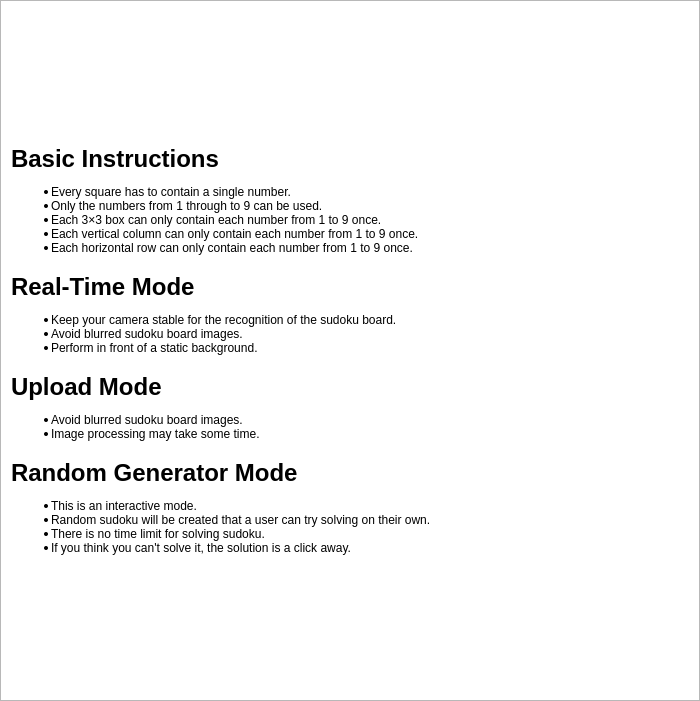
<?xml version="1.0" encoding="UTF-8"?>
<ui version="4.0">
 <class>Instructions</class>
 <widget class="QWidget" name="Instructions">
  <property name="geometry">
   <rect>
    <x>0</x>
    <y>0</y>
    <width>700</width>
    <height>701</height>
   </rect>
  </property>
  <property name="minimumSize">
   <size>
    <width>700</width>
    <height>700</height>
   </size>
  </property>
  <property name="windowTitle">
   <string>Instructions</string>
  </property>
  <layout class="QGridLayout" name="main_layout">
   <property name="leftMargin">
    <number>0</number>
   </property>
   <property name="topMargin">
    <number>0</number>
   </property>
   <property name="rightMargin">
    <number>0</number>
   </property>
   <property name="bottomMargin">
    <number>0</number>
   </property>
   <property name="spacing">
    <number>0</number>
   </property>
   <item row="0" column="0">
    <widget class="QScrollArea" name="scrollArea">
     <property name="widgetResizable">
      <bool>true</bool>
     </property>
     <widget class="QWidget" name="scrollAreaWidgetContents">
      <property name="geometry">
       <rect>
        <x>0</x>
        <y>0</y>
        <width>677</width>
        <height>746</height>
       </rect>
      </property>
      <property name="styleSheet">
       <string notr="true">background-color: rgb(255, 255, 255);
font: 12pt &quot;OCR A Extended&quot;;</string>
      </property>
      <layout class="QGridLayout" name="text_layout">
       <property name="leftMargin">
        <number>10</number>
       </property>
       <property name="topMargin">
        <number>10</number>
       </property>
       <property name="rightMargin">
        <number>10</number>
       </property>
       <property name="bottomMargin">
        <number>10</number>
       </property>
       <property name="spacing">
        <number>5</number>
       </property>
       <item row="0" column="0">
        <widget class="QLabel" name="text">
         <property name="text">
          <string>&lt;html&gt;&lt;head/&gt;&lt;body&gt;&lt;h1 style=&quot; margin-top:18px; margin-bottom:12px; margin-left:0px; margin-right:0px; -qt-block-indent:0; text-indent:0px;&quot;&gt;&lt;span style=&quot; font-size:xx-large; font-weight:600;&quot;&gt;Basic Instructions&lt;/span&gt;&lt;/h1&gt;&lt;ul style=&quot;margin-top: 0px; margin-bottom: 0px; margin-left: 0px; margin-right: 0px; -qt-list-indent: 1;&quot;&gt;&lt;li style=&quot; margin-top:12px; margin-bottom:0px; margin-left:0px; margin-right:0px; -qt-block-indent:0; text-indent:0px;&quot;&gt;Every square has to contain a single number.&lt;/li&gt;&lt;li style=&quot; margin-top:0px; margin-bottom:0px; margin-left:0px; margin-right:0px; -qt-block-indent:0; text-indent:0px;&quot;&gt;Only the numbers from 1 through to 9 can be used.&lt;/li&gt;&lt;li style=&quot; margin-top:0px; margin-bottom:0px; margin-left:0px; margin-right:0px; -qt-block-indent:0; text-indent:0px;&quot;&gt;Each 3×3 box can only contain each number from 1 to 9 once.&lt;/li&gt;&lt;li style=&quot; margin-top:0px; margin-bottom:0px; margin-left:0px; margin-right:0px; -qt-block-indent:0; text-indent:0px;&quot;&gt;Each vertical column can only contain each number from 1 to 9 once.&lt;/li&gt;&lt;li style=&quot; margin-top:0px; margin-bottom:12px; margin-left:0px; margin-right:0px; -qt-block-indent:0; text-indent:0px;&quot;&gt;Each horizontal row can only contain each number from 1 to 9 once.&lt;/li&gt;&lt;/ul&gt;&lt;h1 style=&quot; margin-top:18px; margin-bottom:12px; margin-left:0px; margin-right:0px; -qt-block-indent:0; text-indent:0px;&quot;&gt;&lt;span style=&quot; font-size:xx-large; font-weight:600;&quot;&gt;Real-Time Mode&lt;/span&gt;&lt;/h1&gt;&lt;ul style=&quot;margin-top: 0px; margin-bottom: 0px; margin-left: 0px; margin-right: 0px; -qt-list-indent: 1;&quot;&gt;&lt;li style=&quot; margin-top:12px; margin-bottom:0px; margin-left:0px; margin-right:0px; -qt-block-indent:0; text-indent:0px;&quot;&gt;Keep your camera stable for the recognition of the sudoku board.&lt;/li&gt;&lt;li style=&quot; margin-top:0px; margin-bottom:0px; margin-left:0px; margin-right:0px; -qt-block-indent:0; text-indent:0px;&quot;&gt;Avoid blurred sudoku board images.&lt;/li&gt;&lt;li style=&quot; margin-top:0px; margin-bottom:12px; margin-left:0px; margin-right:0px; -qt-block-indent:0; text-indent:0px;&quot;&gt;Perform in front of a static background.&lt;/li&gt;&lt;/ul&gt;&lt;h1 style=&quot; margin-top:18px; margin-bottom:12px; margin-left:0px; margin-right:0px; -qt-block-indent:0; text-indent:0px;&quot;&gt;&lt;span style=&quot; font-size:xx-large; font-weight:600;&quot;&gt;Upload Mode&lt;/span&gt;&lt;/h1&gt;&lt;ul style=&quot;margin-top: 0px; margin-bottom: 0px; margin-left: 0px; margin-right: 0px; -qt-list-indent: 1;&quot;&gt;&lt;li style=&quot; margin-top:12px; margin-bottom:0px; margin-left:0px; margin-right:0px; -qt-block-indent:0; text-indent:0px;&quot;&gt;Avoid blurred sudoku board images.&lt;/li&gt;&lt;li style=&quot; margin-top:0px; margin-bottom:12px; margin-left:0px; margin-right:0px; -qt-block-indent:0; text-indent:0px;&quot;&gt;Image processing may take some time.&lt;/li&gt;&lt;/ul&gt;&lt;h1 style=&quot; margin-top:18px; margin-bottom:12px; margin-left:0px; margin-right:0px; -qt-block-indent:0; text-indent:0px;&quot;&gt;&lt;span style=&quot; font-size:xx-large; font-weight:600;&quot;&gt;Random Generator Mode&lt;/span&gt;&lt;/h1&gt;&lt;ul style=&quot;margin-top: 0px; margin-bottom: 0px; margin-left: 0px; margin-right: 0px; -qt-list-indent: 1;&quot;&gt;&lt;li style=&quot; margin-top:12px; margin-bottom:0px; margin-left:0px; margin-right:0px; -qt-block-indent:0; text-indent:0px;&quot;&gt;This is an interactive mode.&lt;/li&gt;&lt;li style=&quot; margin-top:0px; margin-bottom:0px; margin-left:0px; margin-right:0px; -qt-block-indent:0; text-indent:0px;&quot;&gt;Random sudoku will be created that a user can try solving on their own.&lt;/li&gt;&lt;li style=&quot; margin-top:0px; margin-bottom:0px; margin-left:0px; margin-right:0px; -qt-block-indent:0; text-indent:0px;&quot;&gt;There is no time limit for solving sudoku.&lt;/li&gt;&lt;li style=&quot; margin-top:0px; margin-bottom:12px; margin-left:0px; margin-right:0px; -qt-block-indent:0; text-indent:0px;&quot;&gt;If you think you can't solve it, the solution is a click away.&lt;/li&gt;&lt;/ul&gt;&lt;/body&gt;&lt;/html&gt;</string>
         </property>
         <property name="alignment">
          <set>Qt::AlignLeading|Qt::AlignLeft|Qt::AlignVCenter</set>
         </property>
         <property name="wordWrap">
          <bool>true</bool>
         </property>
        </widget>
       </item>
      </layout>
     </widget>
    </widget>
   </item>
  </layout>
 </widget>
 <resources/>
 <connections/>
</ui>
